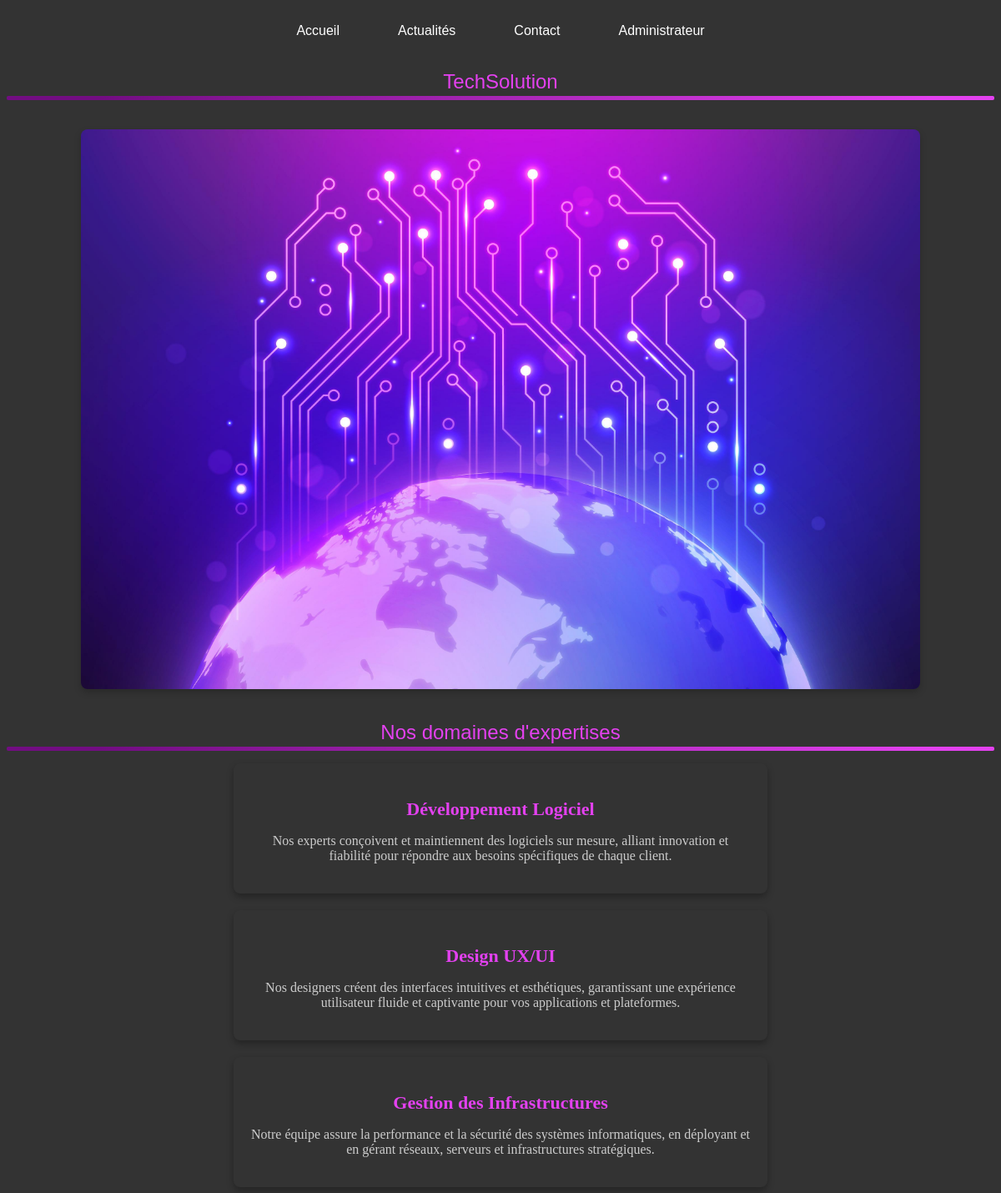
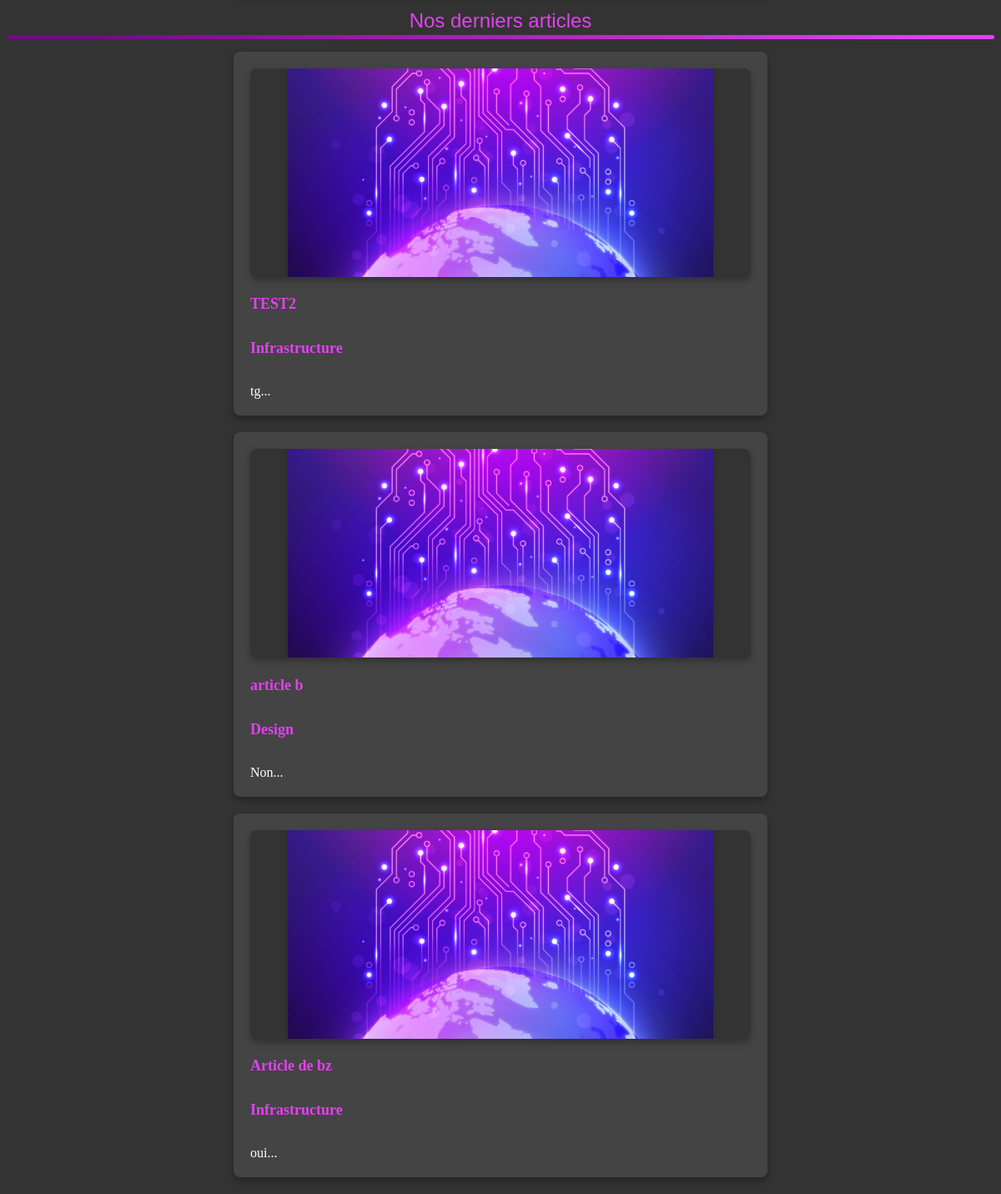
Page /accueil/index.php (signed in) on the committed database (2 pictures, top to bottom).
### tables this page shows
CREATE TABLE `articles` (
                            `idArticle` int(11) NOT NULL,
                            `titreArticle` varchar(255) NOT NULL,
                            `imgArticle` varchar(255) NOT NULL,
                            `tagArticle` varchar(255) NOT NULL,
                            `contentArticle` text DEFAULT NULL,
                            `fkuserId` int(11) NOT NULL,
                            `fkcodeTag` int(11) NOT NULL
);

### cli/functions.php (called while the page is built, shortened)
<?php
$host = "localhost";
$username = "root";
$password = "";
$dbname = "techsolution";
$conn = new PDO('mysql:host=' . $host . ';dbname=' . $dbname, $username, $password);
function getXarticle($amount) {
    try {
        global $conn;
        $conn->setAttribute(PDO::ATTR_ERRMODE, PDO::ERRMODE_EXCEPTION);
        $sql = "SELECT * FROM articles ORDER BY idArticle DESC LIMIT $amount";
        $stmt = $conn->query($sql);
        return $stmt->fetchAll(PDO::FETCH_ASSOC);
    } catch (PDOException $e) {
        echo "Error: " . $e->getMessage();
        return false;
    }
}

### accueil/index.php (the view, shortened to what this page needs)
<?php
include "../views/layout/header.php";
?>
<h1>TechSolution</h1>
<div class ="illustration">
    <img src="../img/main-illustration.jpg" alt="illustration techsolution">
</div>
<h1>Nos domaines d'expertises</h1>
<div class="services">
    <h3>Développement Logiciel</h3>
    <p>Nos experts conçoivent et maintiennent des logiciels sur mesure,
        alliant innovation et fiabilité pour répondre aux besoins
        spécifiques de chaque client.</p>
</div>
<div class="services">
    <h3>Design UX/UI</h3>
    <p>Nos designers créent des interfaces intuitives et esthétiques,
        garantissant une expérience utilisateur fluide et captivante
        pour vos applications et plateformes.</p>
</div>
<div class="services">
    <h3>Gestion des Infrastructures</h3>
    <p>Notre équipe assure la performance et la sécurité des systèmes
        informatiques, en déployant et en gérant réseaux, serveurs
        et infrastructures stratégiques.</p>
</div>
<h1>Nos derniers articles</h1>
<?php
if (getXarticle(3)) {
    $articles = getXarticle(3);
    foreach ($articles as $article) {
        echo '<div class="article">';
        echo '<div class="img-container">';
        echo '<img src="' . $article['imgArticle'] . '" onerror="this.src=\'../../techsolution/img/main-illustration.jpg\'">';
        echo '</div>';
        echo '<h5><a href="../../techsolution/actualites/article.php?id=' . htmlspecialchars($article['idArticle']) . '">' . htmlspecialchars($article['titreArticle']) . '</a></h5>';
        echo '<h5><a>' . htmlspecialchars($article['tagArticle']) . '</a></h5>';
        echo htmlspecialchars(substr($article['contentArticle'], 0, 200)).'...';
        echo '</div>';
}
}
?>
</body>
</html>

### views/layout/style.css (style rules this page uses)
* { background-color: #333; color: white; }
h1 { text-align: left; position: relative; padding-bottom: 5px; font: 24px/1 "Fira Sans", sans-serif; }
h1::before { content: ""; position: absolute; top: 100%; width: 100%; left: 0; height: 5px; border-radius: 2px; background: linear-gradient(111.3deg, #720d82 9.6%, #e341ef 93.6%); }
.illustration { display: flex; align-items: center; justify-content: center; }
img { max-width: 85%; height: auto; display: block; margin: 20px auto; border-radius: 8px; box-shadow: 0 4px 8px rgba(0, 0, 0, 0.2); }
h1 { text-align: center; color: #e341ef; margin: 20px 0; }
.article { background-color: #444; padding: 20px; margin: 20px; border-radius: 8px; box-shadow: 0 4px 8px rgba(0, 0, 0, 0.3); max-width: 600px; margin-left: auto; margin-right: auto; }
.article h5 a { color: #e341ef; text-decoration: none; font-size: 18px; font-weight: bold; margin-bottom: 10px; display: inline-block; background-color: #444; }
.article h5 { background-color: #444444; }
.services { background-color: #333; padding: 20px; margin: 20px auto; border-radius: 8px; max-width: 600px; box-shadow: 0 4px 8px rgba(0, 0, 0, 0.3); text-align: center; }
.services h3 { color: #e341ef; font-size: 22px; margin-bottom: 10px; }
.services p { font-size: 16px; color: #ccc; }
.img-container { display: flex; align-items: center; justify-content: center; overflow: hidden; border-radius: 8px; max-width: 100%; height: 250px; box-shadow: 0 4px 8px rgba(0, 0, 0, 0.3); }
.img-container img { width: 100%; border-radius: 8px; }

### rows in the picture
articles: titreArticle "TEST2", tagArticle "Infrastructure", contentArticle "tg"
articles: titreArticle "article b", tagArticle "Design", contentArticle "Non"
articles: titreArticle "Article de bz", tagArticle "Infrastructure", contentArticle "oui"
